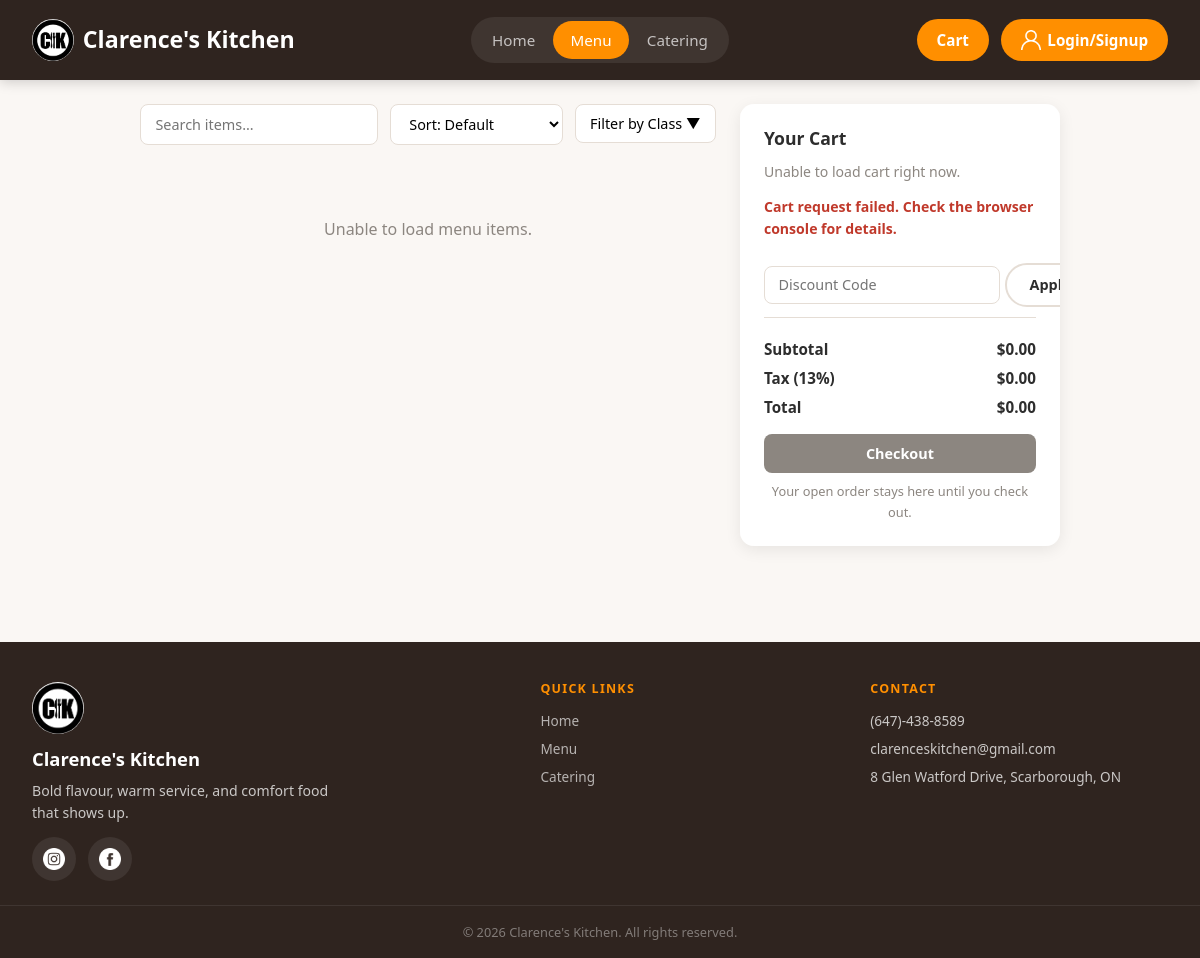
The app's page /menu/index.php, older data.
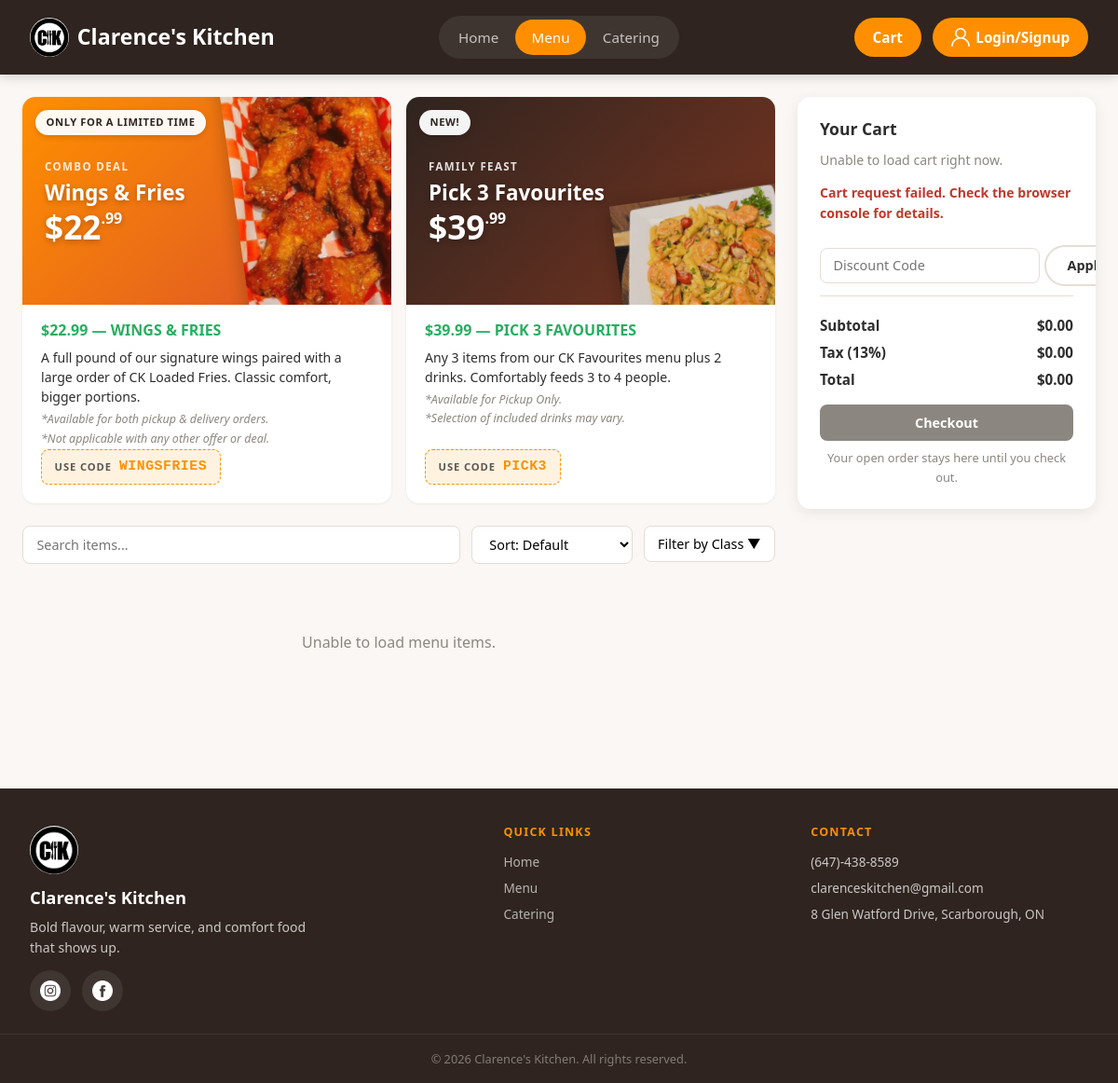
The same page, newer data.
### tables this page shows
CREATE TABLE IF NOT EXISTS `promotions` (
    `promotionID` INT AUTO_INCREMENT,
    `title` VARCHAR(255) NOT NULL,
    `eyebrow` VARCHAR(100),
    `price` VARCHAR(50),
    `badge` VARCHAR(100),
    `description` TEXT,
    `finePrint` TEXT,
    `image` VARCHAR(255),
    `theme` VARCHAR(20) DEFAULT 'orange',
    `ctaLabel` VARCHAR(50) DEFAULT 'Order Now',
    `active` BOOLEAN DEFAULT(1),
    `sortOrder` INT DEFAULT(0),
    `promoCode` VARCHAR(50) DEFAULT NULL,
    PRIMARY KEY (`promotionID`)
);

### menu/index.php (the view, shortened to what this page needs)
<?php
include "../assets/php/connect.php";
$cartSubtotal = 0;
$cartDiscount = 0;
$hasOpenOrder = false;
$cartStatusMessage = "Log in to view your cart and checkout.";
$cartFeedbackMessage = "";
$cartFeedbackIsError = false;
$activePromotions = [];
try {
    $promoStmt = $dbh->prepare("SELECT * FROM promotions WHERE active = 1 ORDER BY sortOrder ASC, promotionID ASC");
    $promoStmt->execute();
    $activePromotions = $promoStmt->fetchAll(PDO::FETCH_ASSOC);
} catch (Exception $e) {
    $activePromotions = [];
}
$cartTax = round(max(0, $cartSubtotal - $cartDiscount) * 0.13, 2);
$cartTotal = max(0, $cartSubtotal - $cartDiscount) + $cartTax;
?>
<!DOCTYPE html>
<html lang="en">
<head>
    <link rel="stylesheet" href="../assets/css/global.css">
    <link rel="stylesheet" href="../assets/css/menu.css">
</head>
<body>
    <header class="site-header">
        <a href="../" class="site-title"><img src="../assets/images/logo.png" alt="" class="site-logo">Clarence's Kitchen</a>
        <div class="header-actions">
            <div id="cd-cart-trigger"><a class="nav-cta" href="#cd-cart">Cart</a></div>
            <?php if (!isset($_SESSION["email"])) { ?>
                <div class="account-menu">
                    <a class="nav-cta account-trigger" href="../login/" aria-label="Account menu">
                        <img src="../assets/images/user.png" alt="">
                        <span>Login/Signup</span>
                    </a>
                </div>
            <?php } ?>
        </div>
    </header>
    <nav class="main-nav" id="main-nav" aria-label="Main navigation">
        <ul>
            <li><a href="../">Home</a></li>
            <li><a class="current" href="../menu/">Menu</a></li>
            <li><a href="../catering/">Catering</a></li>
        </ul>
    </nav>
    <main>
        <div class="main-column">
        <?php if (count($activePromotions) > 0): ?>
            <section class="promos" aria-label="Current promotions">
                <?php foreach ($activePromotions as $promo):
                    $priceDisplay = trim($promo["price"] ?? "");
                    $priceAmount = $priceDisplay;
                    $priceCents = "";
                    if (preg_match('/^(\$?\d+)(\.\d{2})$/', $priceDisplay, $m)) {
                        $priceAmount = $m[1];
                        $priceCents = $m[2];
                    }
                    $theme = in_array($promo["theme"] ?? "", ["orange", "brown", "green", "blue"], true)
                        ? $promo["theme"]
                        : "orange";
                    $fineLines = array_filter(
                        array_map("trim", explode("\n", $promo["finePrint"] ?? "")),
                        function ($s) { return $s !== ""; }
                    );
                ?>
                    <article class="promo-card">
                        <div class="promo-banner promo-banner--<?php echo htmlspecialchars($theme); ?>">
                            <?php if (!empty($promo["badge"])): ?>
                                <span class="promo-badge"><?php echo htmlspecialchars($promo["badge"]); ?></span>
                            <?php endif; ?>
                            <div class="promo-banner-content">
                                <?php if (!empty($promo["eyebrow"])): ?>
                                    <p class="promo-eyebrow"><?php echo htmlspecialchars($promo["eyebrow"]); ?></p>
                                <?php endif; ?>
                                <h2 class="promo-banner-title"><?php echo htmlspecialchars($promo["title"]); ?></h2>
                                <?php if ($priceDisplay !== ""): ?>
                                    <p class="promo-banner-price">
                                        <span class="promo-price-amount"><?php echo htmlspecialchars($priceAmount); ?></span><?php if ($priceCents !== ""): ?><sup class="promo-price-cents"><?php echo htmlspecialchars($priceCents); ?></sup><?php endif; ?>
                                    </p>
                                <?php endif; ?>
                            </div>
                            <?php if (!empty($promo["image"])): ?>
                                <img src="../assets/images/menu/<?php echo htmlspecialchars($promo["image"]); ?>" alt="" class="promo-banner-image" aria-hidden="true">
                            <?php endif; ?>
                        </div>
                        <div class="promo-body">
                            <?php
                                $headline = $priceDisplay !== ""
                                    ? $priceDisplay . " — " . strtoupper($promo["title"])
                                    : strtoupper($promo["title"]);
                            ?>
                            <h3 class="promo-title"><?php echo htmlspecialchars($headline); ?></h3>
                            <?php if (!empty($promo["description"])): ?>
                                <p><?php echo htmlspecialchars($promo["description"]); ?></p>
                            <?php endif; ?>
                            <?php foreach ($fineLines as $line): ?>
                                <p class="promo-finepoint"><?php echo htmlspecialchars($line); ?></p>
                            <?php endforeach; ?>
                            <?php if (!empty($promo["promoCode"])): ?>
                                <div class="promo-code-tag">
                                    <span class="promo-code-label">Use code</span>
                                    <code class="promo-code-value"><?php echo htmlspecialchars($promo["promoCode"]); ?></code>
                                </div>
                            <?php endif; ?>
                        </div>
                    </article>
                <?php endforeach; ?>
            </section>
        <?php endif; ?>
        <div id="menu-controls">
            <input type="text" id="menu-search" placeholder="Search items...">
            <select id="menu-sort">
                <option value="default">Sort: Default</option>
            </select>
            <div id="class-filter-wrapper">
                <button id="class-filter-btn" type="button">Filter by Class <span id="class-filter-arrow">&#9660;</span></button>
            </div>
        </div>
        <div id="menu"></div>
        </div>
        <section id="cd-cart">
            <h2 class="cd-cart-heading">Your Cart</h2>
            <p id="cd-cart-status" class="cd-cart-status" <?php if ($cartStatusMessage === "") { ?>hidden<?php } ?>><?php echo htmlspecialchars($cartStatusMessage); ?></p>
            <p id="cd-cart-feedback" class="cd-cart-feedback<?php if ($cartFeedbackIsError) { ?> is-error<?php } ?>" <?php if ($cartFeedbackMessage === "") { ?>hidden<?php } ?>><?php echo htmlspecialchars($cartFeedbackMessage); ?></p>
            <div class="cd-cart-promocodes">
                <input id="promocode-input" placeholder="Discount Code">
                <button id="promocode-apply-btn" class="secondary-button" type="button">Apply</button>
            </div>
            <div class="cd-cart-total">
                <p>Subtotal <span id="cd-cart-subtotal">$<?php echo number_format($cartSubtotal, 2); ?></span></p>
                <p id="cd-cart-tax-row">Tax (13%) <span id="cd-cart-tax">$<?php echo number_format($cartTax, 2); ?></span></p>
                <p>Total <span id="cd-cart-total">$<?php echo number_format($cartTotal, 2); ?></span></p>
            </div>
            <button id="cd-cart-open-checkout" class="checkout-btn" type="button" <?php if (!$hasOpenOrder) { ?>disabled<?php } ?>>Checkout</button>
            <p class="cd-go-to-cart">Your open order stays here until you check out.</p>
        </section>
    </main>
    <footer class="site-footer">
        <div class="footer-inner">
            <div class="footer-brand">
                <img src="../assets/images/logo.png" alt="Clarence's Kitchen" class="footer-logo">
                <span class="footer-title">Clarence's Kitchen</span>
                <p>Bold flavour, warm service, and comfort food that shows up.</p>
                <div class="footer-socials">
                    <a href="https://www.instagram.com/clarenceskitchen/" target="_blank" rel="noopener" aria-label="Instagram"><img src="../assets/images/instagram.png" alt="Instagram"></a>
                    <a href="https://www.facebook.com/ClarencesKitchen/" target="_blank" rel="noopener" aria-label="Facebook"><img src="../assets/images/facebook.png" alt="Facebook"></a>
                </div>
            </div>
            <div class="footer-links">
                <h4>Quick Links</h4>
                <ul>
                    <li><a href="../">Home</a></li>
                    <li><a href="../menu/">Menu</a></li>
                    <li><a href="../catering/">Catering</a></li>
                </ul>
            </div>
            <div class="footer-contact">
                <h4>Contact</h4>
                <ul>
                    <li>(647)-438-8589</li>
                    <li>clarenceskitchen@gmail.com</li>
                    <li>8 Glen Watford Drive, Scarborough, ON</li>
                </ul>
            </div>
        </div>
        <div class="footer-bottom">
            <p>&copy; 2026 Clarence's Kitchen. All rights reserved.</p>
        </div>
    </footer>
</body>
</html>

Row changes from the older to the newer data that the page shows:
added promotions: badge "ONLY FOR A LIMITED TIME", eyebrow "COMBO DEAL", title "Wings & Fries", priceAmount "$22", priceCents ".99", image (picture), headline "$22.99 — WINGS & FRIES", description "A full pound of our signature wings paired with a large order of CK Loaded Fries. Classic comfort, bigger portions.", finePrint "*Available for both pickup & delivery orders.", finePrint "*Not applicable with any other offer or deal.", promoCode "WINGSFRIES"
added promotions: badge "NEW!", eyebrow "FAMILY FEAST", title "Pick 3 Favourites", priceAmount "$39", priceCents ".99", image (picture), headline "$39.99 — PICK 3 FAVOURITES", description "Any 3 items from our CK Favourites menu plus 2 drinks. Comfortably feeds 3 to 4 people.", finePrint "*Available for Pickup Only.", finePrint "*Selection of included drinks may vary.", promoCode "PICK3"
